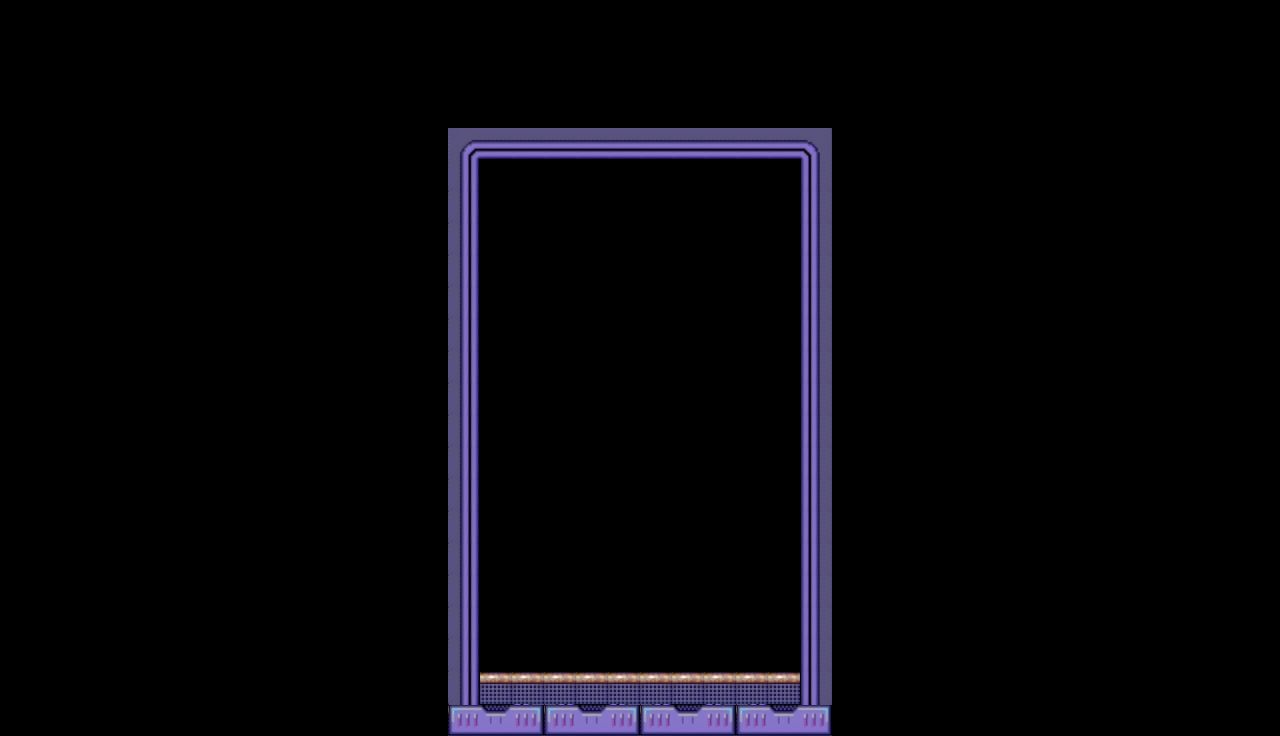

Tiled map render using the project's own tile images. Description and the map definition, with tile-layer contents summarised, below:
An orthogonal 40x23 tile map with 32x32 px tiles, 4 tile layers (Base, Side_Walls, Top_Wall, Bobble_Placement) and 1 object.

<map version="1.10" tiledversion="1.11.0" orientation="orthogonal" renderorder="right-down" width="40" height="23" tilewidth="32" tileheight="32" infinite="0" nextlayerid="7" nextobjectid="15">
 <tileset firstgid="1" name="Grid" tilewidth="32" tileheight="32" tilecount="28" columns="7">
  <image source="../Sprites/MapTiles.png" width="224" height="128" />
 </tileset>
 <layer id="1" name="Base" width="40" height="23">
  <properties>
   <property name="isSolid" type="bool" value="true" />
   <property name="renderEnabled" type="bool" value="true" />
  </properties>
  <data>[920 cells, 22 non-empty, 4 distinct tile ids]</data>
 </layer>
 <layer id="2" name="Side_Walls" width="40" height="23">
  <properties>
   <property name="isSolid" type="bool" value="true" />
   <property name="renderEnabled" type="bool" value="true" />
  </properties>
  <data>[920 cells, 36 non-empty, 4 distinct tile ids]</data>
 </layer>
 <layer id="3" name="Top_Wall" width="40" height="23">
  <properties>
   <property name="isSolid" type="bool" value="true" />
   <property name="renderEnabled" type="bool" value="true" />
  </properties>
  <data>[920 cells, 10 non-empty, 1 distinct tile ids]</data>
 </layer>
 <layer id="4" name="Bobble_Placement" width="40" height="23">
  <properties>
   <property name="rectH" type="int" value="16" />
   <property name="rectW" type="int" value="10" />
   <property name="rectX" type="int" value="15" />
   <property name="rectY" type="int" value="5" />
  </properties>
  <data>[920 cells, 0 non-empty, 0 distinct tile ids]</data>
 </layer>
 <objectgroup id="5" name="Player_Position">
  <object id="6" x="640" y="672">
   <point />
  </object>
 </objectgroup>
</map>